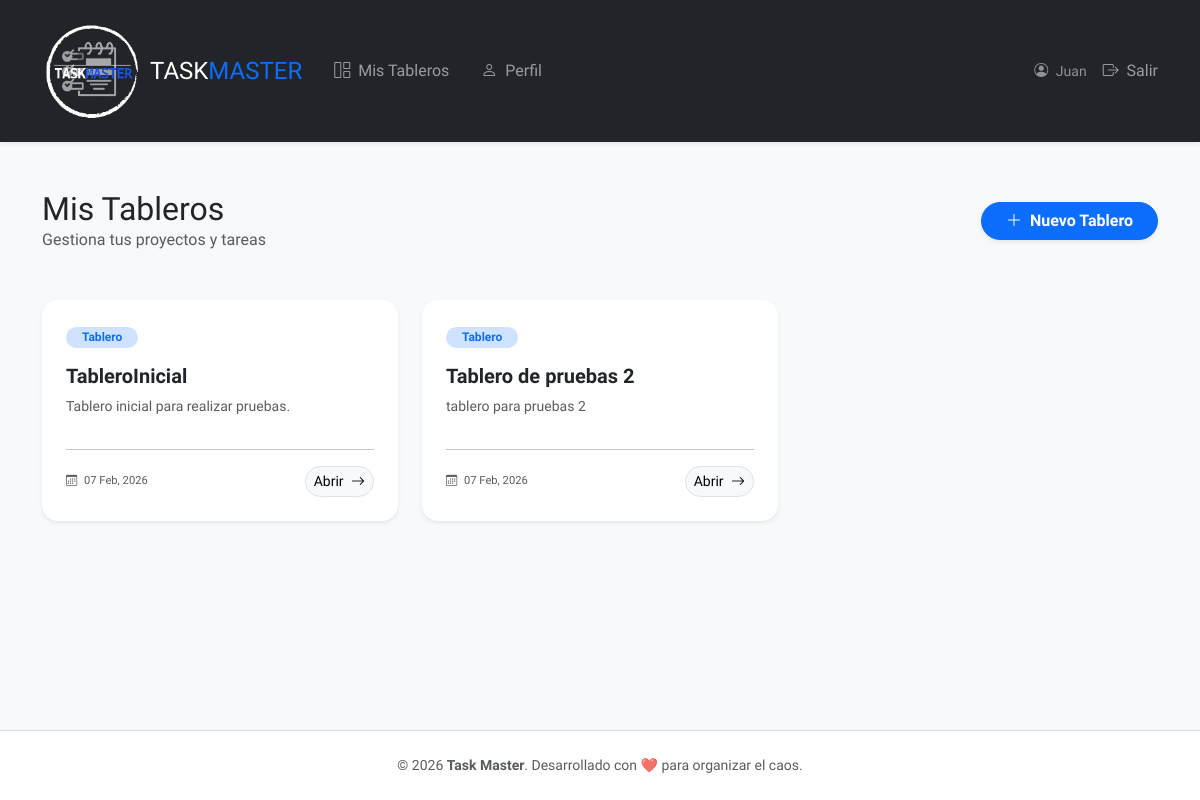
The page /boards/ (signed in) on the database its author committed.
### boards/models.py (models this page shows, shortened)
class Board(models.Model):
    title = models.CharField(max_length=100)
    description = models.TextField(blank=True)
    owner = models.ForeignKey(
        User, on_delete=models.CASCADE, related_name="owned_boards"
    )
    created_at = models.DateTimeField(auto_now_add=True)

### boards/views.py (the view)
# urls.py: path("", views.BoardListView.as_view(), name="board_list"),
class BoardListView(LoginRequiredMixin, ListView):
    model = Board
    template_name = "boards/home.html"
    context_object_name = "boards"
    def get_queryset(self):
        return Board.objects.filter(memberships__user=self.request.user).distinct()

### templates/boards/home.html (shortened to what this page needs)
{% extends "layout.html" %}
{% block content %}
<div class="d-flex justify-content-between align-items-center mb-5">
    <div>
        <h2 class="fw-800 mb-0">Mis Tableros</h2>
        <p class="text-muted mb-0">Gestiona tus proyectos y tareas</p>
    </div>
    <a href="{% url 'boards:board_create' %}" class="btn btn-primary rounded-pill px-4 shadow-sm fw-bold">
        <i class="bi bi-plus-lg me-2"></i>Nuevo Tablero
    </a>
</div>
<div class="row row-cols-1 row-cols-md-2 row-cols-lg-3 g-4">
    {% for board in boards %}
    <div class="col">
        <div class="card h-100 shadow-sm border-0 rounded-4 card-hover">
            <div class="card-body p-4 d-flex flex-column">
                <div class="mb-3">
                    <span class="badge bg-primary-subtle text-primary rounded-pill px-3">Tablero</span>
                </div>
                <h5 class="card-title fw-bold text-dark mb-2">{{ board.title }}</h5>
                <p class="card-text text-muted small flex-grow-1">
                    {{ board.description|default:"Sin descripción adicional."|truncatechars:100 }}
                </p>
                <hr class="my-3 opacity-25">
                <div class="d-flex justify-content-between align-items-center">
                    <div class="text-muted extra-small">
                        <i class="bi bi-calendar3 me-1"></i> {{ board.created_at|date:"d M, Y" }}
                    </div>
                    <a href="{% url 'boards:board_detail' board.pk %}" class="btn btn-sm btn-light rounded-pill border" class="btn btn-sm btn-outline-primary rounded-pill px-3">
                        Abrir <i class="bi bi-arrow-right ms-1"></i>
                    </a>
                </div>
            </div>
        </div>
    </div>
    {% endfor %}
</div>
{% endblock %}

### templates/includes/_header.html (shortened to what this page needs)
{% load static %}
<nav class="navbar navbar-expand-lg navbar-dark bg-dark py-3 shadow-sm">
    <div class="container">
        <a class="navbar-brand fw-800 fs-4 d-flex align-items-center gap-2" href="{% url 'boards:board_list' %}">
            <img src="{% static 'img/taskmaster.png' %}" alt="Task Master" height="100" class="rounded-2">
            <span>TASK<span class="text-primary">MASTER</span></span>
        </a>
        <div class="collapse navbar-collapse" id="navbarNav">
            <ul class="navbar-nav me-auto">
                {% if user.is_authenticated %}
                <li class="nav-item">
                    <a class="nav-link px-3" href="{% url 'boards:board_list' %}">
                        <i class="bi bi-grid-1x2 me-1"></i> Mis Tableros
                    </a>
                </li>
                <li class="nav-item">
                    <a class="nav-link px-3" href="{% url 'boards:profile' %}">
                        <i class="bi bi-person me-1"></i> Perfil
                    </a>
                </li>
                {% endif %}
            </ul>
            <ul class="navbar-nav ms-auto align-items-center gap-2">
                {% if user.is_authenticated %}
                    <li class="nav-item text-white-50 me-2 small">
                        <i class="bi bi-person-circle me-1"></i> {{ user.username }}
                    </li>
                    <li class="nav-item">
                        <form action="{% url 'logout' %}" method="post" class="m-0">
                            <button type="submit" class="btn btn-link nav-link border-0 p-0 text-danger-hover">
                                <i class="bi bi-box-arrow-right me-1"></i> Salir
                            </button>
                        </form>
                    </li>
                {% endif %}
            </ul>
        </div>
    </div>
</nav>

### static/css/style.css (style rules this page uses)
body { font-family: 'Overpass', sans-serif; background-color: #f1f2f4; margin: 0; }
h1, h2, h3, h4, h5, h6, .section-title, .column-title, .navbar-brand { font-family: 'Vercetti', serif; }
button, .btn, input, select, textarea { font-family: 'Overpass', sans-serif; }
.extra-small { font-size: 0.7rem; }

### rows shown on the page
Board: title "TableroInicial", description "Tablero inicial para realizar pruebas.", created_at "07 Feb, 2026"
Board: title "Tablero de pruebas 2", description "tablero para pruebas 2", created_at "07 Feb, 2026"

### other values the page prints
{{ user.username }} "Juan"
